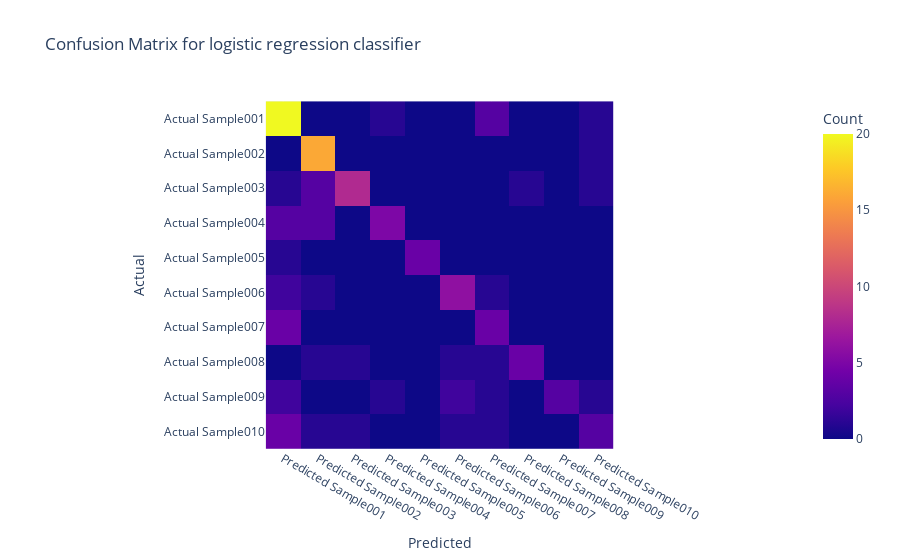

Notebook code for this chart:
### Code cell
from sklearn.metrics import confusion_matrix

confusion_matrix(y_test, y_pred)

import plotly.express as px

fig = px.imshow(confusion_matrix(y_test, y_pred),
                labels=dict(x='Predicted', y='Actual', color='Count'),
                x=[f'Predicted {label}' for label in folder_labels],
                y=[f'Actual {label}' for label in folder_labels],
                title='Confusion Matrix for logistic regression classifier')

fig.show()

### Figure 1 — Plotly figure (JSON) as saved in the notebook; plotly's stock layout.template omitted (floating-point values rounded to 4 significant figures)
{"data": [{"coloraxis": "coloraxis", "hovertemplate": "Predicted: %{x}<br>Actual: %{y}<br>Count: %{z}<extra></extra>", "name": "0", "type": "heatmap", "x": ["Predicted Sample001", "Predicted Sample002", "Predicted Sample003", "Predicted Sample004", "Predicted Sample005", "Predicted Sample006", "Predicted Sample007", "Predicted Sample008", "Predicted Sample009", "Predicted Sample010"], "xaxis": "x", "y": ["Actual Sample001", "Actual Sample002", "Actual Sample003", "Actual Sample004", "Actual Sample005", "Actual Sample006", "Actual Sample007", "Actual Sample008", "Actual Sample009", "Actual Sample010"], "yaxis": "y", "z": [[20, 0, 0, 1, 0, 0, 3, 0, 0, 1], [0, 16, 0, 0, 0, 0, 0, 0, 0, 1], [1, 3, 8, 0, 0, 0, 0, 1, 0, 1], [3, 3, 0, 5, 0, 0, 0, 0, 0, 0], [1, 0, 0, 0, 4, 0, 0, 0, 0, 0], [2, 1, 0, 0, 0, 6, 1, 0, 0, 0], [4, 0, 0, 0, 0, 0, 4, 0, 0, 0], [0, 1, 1, 0, 0, 1, 1, 4, 0, 0], [2, 0, 0, 1, 0, 2, 1, 0, 3, 1], [4, 1, 1, 0, 0, 1, 1, 0, 0, 3]]}], "layout": {"coloraxis": {"colorbar": {"title": {"text": "Count"}}, "colorscale": [[0, "#0d0887"], [0.1111, "#46039f"], [0.2222, "#7201a8"], [0.3333, "#9c179e"], [0.4444, "#bd3786"], [0.5556, "#d8576b"], [0.6667, "#ed7953"], [0.7778, "#fb9f3a"], [0.8889, "#fdca26"], [1, "#f0f921"]]}, "title": {"text": "Confusion Matrix for logistic regression classifier"}, "xaxis": {"anchor": "y", "constrain": "domain", "domain": [0, 1], "scaleanchor": "y", "title": {"text": "Predicted"}}, "yaxis": {"anchor": "x", "autorange": "reversed", "constrain": "domain", "domain": [0, 1], "title": {"text": "Actual"}}}}
